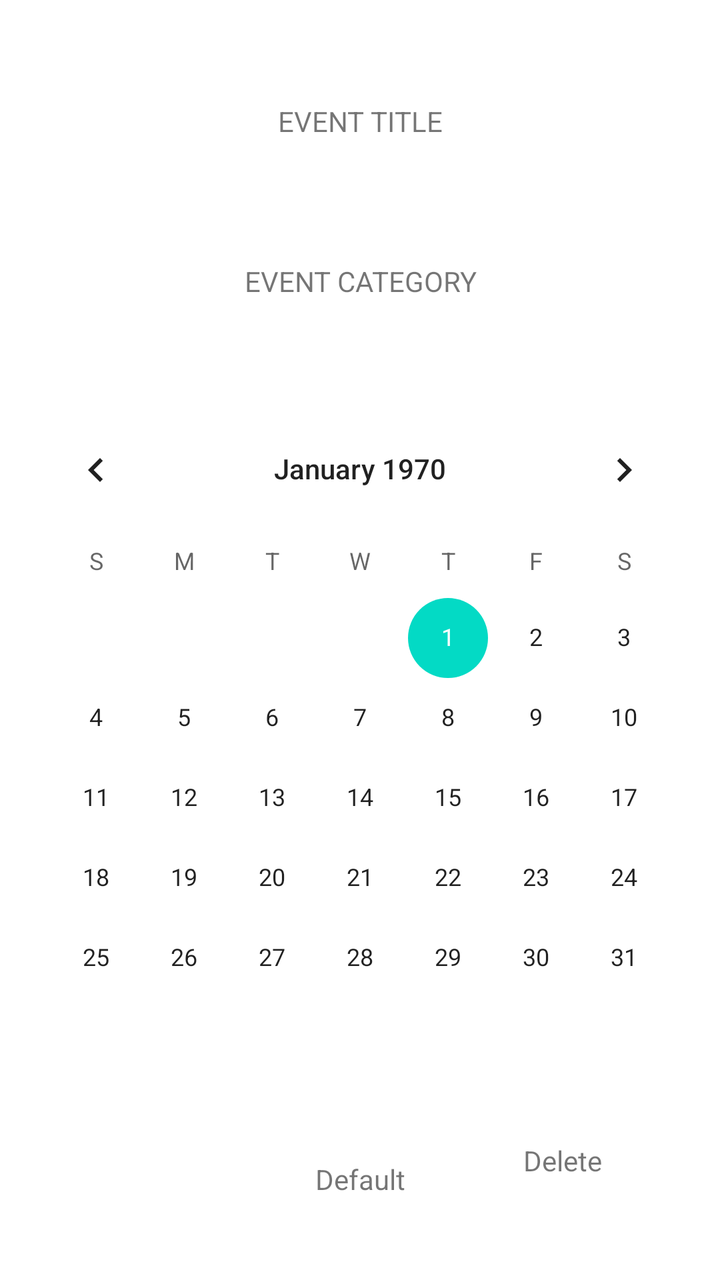
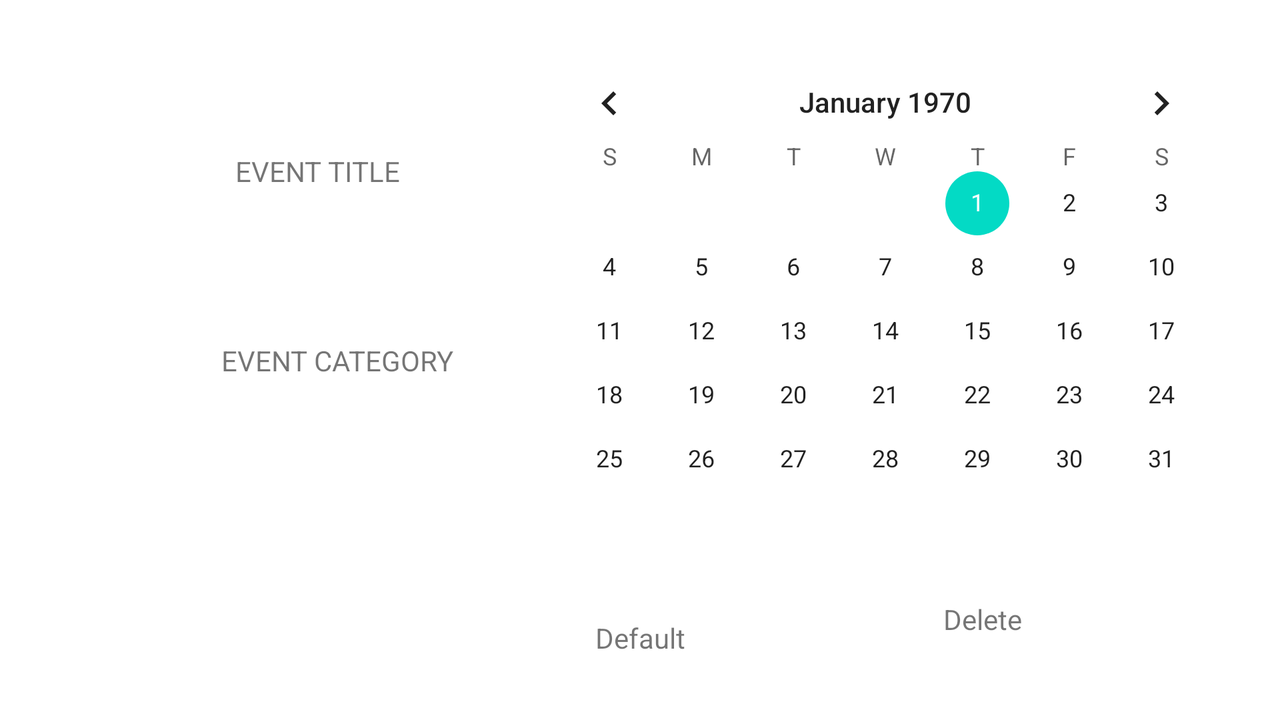

One screen, two layout resources from the same app: the default and the repository's alternative for another configuration. Each is rendered where Android would select it; the XML of both is given below.
<!-- AndroidManifest.xml: application theme Theme.RecyclerViewApp -->
<!-- res/layout/fragment_third.xml -->
<?xml version="1.0" encoding="utf-8"?>
<androidx.constraintlayout.widget.ConstraintLayout xmlns:android="http://schemas.android.com/apk/res/android"
    xmlns:app="http://schemas.android.com/apk/res-auto"
    xmlns:tools="http://schemas.android.com/tools"
    android:layout_width="match_parent"
    android:layout_height="match_parent"
    tools:context=".views.ThirdFragment">

    <TextView
        android:id="@+id/event_title_et"
        android:layout_width="match_parent"
        android:layout_height="wrap_content"
        android:text="@string/eventTitle"
        android:gravity="center"
        android:layout_margin="10dp"
        app:layout_constraintEnd_toEndOf="parent"
        app:layout_constraintStart_toStartOf="parent"
        app:layout_constraintTop_toTopOf="parent"
        app:layout_constraintBottom_toTopOf="@id/event_category_et"/>

    <TextView
        android:id="@+id/event_category_et"
        android:text="@string/eventCategory"
        android:layout_width="match_parent"
        android:layout_height="wrap_content"
        android:layout_margin="10dp"
        android:gravity="center"
        app:layout_constraintEnd_toEndOf="parent"
        app:layout_constraintStart_toStartOf="parent"
        app:layout_constraintTop_toBottomOf="@+id/event_title_et"
        app:layout_constraintBottom_toTopOf="@id/event_calendar"/>

    <CalendarView
        android:id="@+id/event_calendar"
        android:layout_width="wrap_content"
        android:layout_height="wrap_content"
        app:layout_constraintEnd_toEndOf="parent"
        app:layout_constraintBottom_toTopOf="@id/daysLeft"
        app:layout_constraintStart_toStartOf="parent"
        app:layout_constraintTop_toBottomOf="@+id/event_category_et"
        app:layout_constraintVertical_bias="0.5"/>

    <TextView
        android:id="@+id/daysLeft"
        android:layout_width="wrap_content"
        android:layout_height="wrap_content"
        android:text="@string/base"
        app:layout_constraintBottom_toBottomOf="parent"
        app:layout_constraintEnd_toEndOf="parent"
        app:layout_constraintStart_toStartOf="parent"
        app:layout_constraintTop_toBottomOf="@+id/event_calendar" />


    <TextView
        android:id="@+id/deleteWords"
        android:text="@string/delete"
        android:layout_width="wrap_content"
        android:layout_height="wrap_content"
        app:layout_constraintVertical_bias="1"
        app:layout_constraintBottom_toTopOf="@id/deleteButton"
        app:layout_constraintEnd_toEndOf="parent"
        app:layout_constraintStart_toEndOf="@id/daysLeft"
        app:layout_constraintTop_toBottomOf="@+id/event_calendar"
        />


    <ImageButton
        android:id="@+id/deleteButton"
        android:layout_width="wrap_content"
        android:layout_height="wrap_content"
        android:src="@drawable/ic_baseline_close_24"
        app:layout_constraintBottom_toBottomOf="parent"
        android:background="@color/red"
        app:layout_constraintEnd_toEndOf="parent"
        app:layout_constraintStart_toEndOf="@id/daysLeft"
        app:layout_constraintTop_toBottomOf="@+id/event_calendar" />


</androidx.constraintlayout.widget.ConstraintLayout>
<!-- resources referenced by this layout -->
<resources>
  <string name="base">Default</string>
  <string name="delete">Delete</string>
  <string name="eventCategory">EVENT CATEGORY</string>
  <string name="eventTitle">EVENT TITLE</string>
  <style name="Theme.RecyclerViewApp" parent="Theme.MaterialComponents.DayNight.NoActionBar">
          
          <item name="colorPrimary">@color/purple_500</item>
          <item name="colorPrimaryVariant">@color/purple_700</item>
          <item name="colorOnPrimary">@color/white</item>
          
          <item name="colorSecondary">@color/teal_200</item>
          <item name="colorSecondaryVariant">@color/teal_700</item>
          <item name="colorOnSecondary">@color/black</item>
          
          <item name="android:statusBarColor" tools:targetApi="l">?attr/colorPrimaryVariant</item>
          
      </style>
</resources>
<!-- res/layout-land/fragment_third.xml (the repository's variant of the layout above) -->
<!-- drawn on the phone turned sideways -->
<?xml version="1.0" encoding="utf-8"?>
<androidx.constraintlayout.widget.ConstraintLayout xmlns:android="http://schemas.android.com/apk/res/android"
    xmlns:app="http://schemas.android.com/apk/res-auto"
    xmlns:tools="http://schemas.android.com/tools"
    android:layout_width="match_parent"
    android:layout_height="match_parent"
    tools:context=".views.ThirdFragment">

    <TextView
        android:id="@+id/event_title_et"
        android:layout_width="wrap_content"
        android:layout_height="wrap_content"
        android:text="@string/eventTitle"
        app:layout_constraintHorizontal_bias="0.2"
        android:layout_margin="10dp"
        app:layout_constraintEnd_toEndOf="parent"
        app:layout_constraintStart_toStartOf="parent"
        app:layout_constraintTop_toTopOf="parent"
        app:layout_constraintBottom_toTopOf="@id/event_category_et"/>

    <TextView
        android:id="@+id/event_category_et"
        android:text="@string/eventCategory"
        android:layout_width="wrap_content"
        android:layout_height="wrap_content"
        android:layout_margin="10dp"
        app:layout_constraintHorizontal_bias="0.2"
        app:layout_constraintEnd_toEndOf="parent"
        app:layout_constraintStart_toStartOf="parent"
        app:layout_constraintTop_toTopOf="parent"
        app:layout_constraintBottom_toBottomOf="parent" />

    <CalendarView
        android:id="@+id/event_calendar"
        android:layout_width="wrap_content"
        android:layout_height="wrap_content"
        app:layout_constraintBottom_toTopOf="@id/daysLeft"
        app:layout_constraintEnd_toEndOf="parent"
        app:layout_constraintHorizontal_bias="0.67"
        app:layout_constraintStart_toEndOf="@id/event_category_et"
        app:layout_constraintTop_toTopOf="parent"
        app:layout_constraintVertical_bias="0.5" />

    <TextView
        android:id="@+id/daysLeft"
        android:layout_width="wrap_content"
        android:layout_height="wrap_content"
        android:text="@string/base"
        app:layout_constraintBottom_toBottomOf="parent"
        app:layout_constraintEnd_toEndOf="parent"
        app:layout_constraintStart_toStartOf="parent"
        app:layout_constraintTop_toBottomOf="@+id/event_calendar" />

    <ImageButton
        android:id="@+id/deleteButton"
        android:layout_width="wrap_content"
        android:layout_height="wrap_content"
        android:src="@drawable/ic_baseline_close_24"
        app:layout_constraintBottom_toBottomOf="parent"
        android:background="@color/red"
        app:layout_constraintEnd_toEndOf="parent"
        app:layout_constraintStart_toEndOf="@id/daysLeft"
        app:layout_constraintTop_toBottomOf="@+id/event_calendar" />

    <TextView
        android:id="@+id/deleteWords"
        android:text="@string/delete"
        android:layout_width="wrap_content"
        android:layout_height="wrap_content"
        app:layout_constraintVertical_bias="1"
        app:layout_constraintBottom_toTopOf="@id/deleteButton"
        app:layout_constraintEnd_toEndOf="parent"
        app:layout_constraintStart_toEndOf="@id/daysLeft"
        app:layout_constraintTop_toBottomOf="@+id/event_calendar"
        />

</androidx.constraintlayout.widget.ConstraintLayout>
